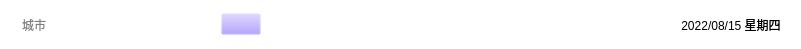
    <widget class="QWidget" name="widget_4" native="true">
     <property name="geometry">
      <rect>
       <x>0</x>
       <y>0</y>
       <width>801</width>
       <height>49</height>
      </rect>
     </property>
     <property name="styleSheet">
      <string notr="true">background-color: rgba(0, 170, 255,0);</string>
     </property>
     <layout class="QHBoxLayout" name="horizontalLayout_4">
      <property name="leftMargin">
       <number>15</number>
      </property>
      <property name="rightMargin">
       <number>20</number>
      </property>
      <item>
       <widget class="QLineEdit" name="leCity">
        <property name="minimumSize">
         <size>
          <width>200</width>
          <height>0</height>
         </size>
        </property>
        <property name="maximumSize">
         <size>
          <width>200</width>
          <height>16777215</height>
         </size>
        </property>
        <property name="styleSheet">
         <string notr="true">font: 14pt &quot;Microsoft YaHei UI&quot;;
background-color: rgb(255, 255, 255);
border-radius: 4px;
padding: 1px 5px</string>
        </property>
        <property name="placeholderText">
         <string>城市</string>
        </property>
       </widget>
      </item>
      <item>
       <widget class="QPushButton" name="btnSearch">
        <property name="cursor">
         <cursorShape>PointingHandCursor</cursorShape>
        </property>
        <property name="mouseTracking">
         <bool>false</bool>
        </property>
        <property name="styleSheet">
         <string notr="true">background-color: rgba(157, 133, 255,0);</string>
        </property>
        <property name="text">
         <string/>
        </property>
        <property name="icon">
         <iconset resource="main.qrc">
          <normaloff>:/res/search.png</normaloff>:/res/search.png</iconset>
        </property>
       </widget>
      </item>
      <item>
       <spacer name="horizontalSpacer_3">
        <property name="orientation">
         <enum>Qt::Horizontal</enum>
        </property>
        <property name="sizeHint" stdset="0">
         <size>
          <width>309</width>
          <height>20</height>
         </size>
        </property>
       </spacer>
      </item>
      <item>
       <widget class="QLabel" name="lblDate">
        <property name="styleSheet">
         <string notr="true">font: 20pt &quot;Arial&quot;;
background-color: rgba(255, 255, 255,0);</string>
        </property>
        <property name="text">
         <string>2022/08/15 星期四</string>
        </property>
        <property name="alignment">
         <set>Qt::AlignCenter</set>
        </property>
       </widget>
      </item>
     </layout>
    </widget>
